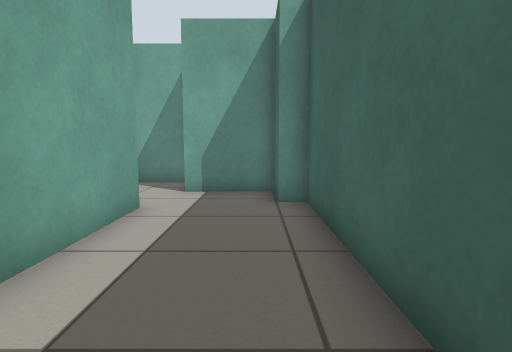
[1] (above)

21 first-person views from a walk through a Gazebo world. The camera is 0.72 m above the floor, tilts 6° down and sees 80° across. The lines on the ground mark 1 m squares. The floor is counted in squares, 0.5 m on a side. Each view is taken from the middle of a square. On the plan, view 1 faces up. The plan holds only what a view shows up to about 14 squares ahead; the rest is blank.

[2]
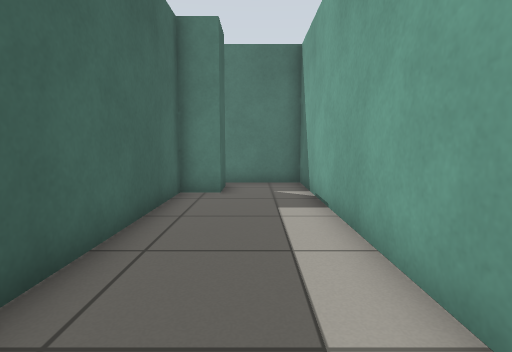

[3]
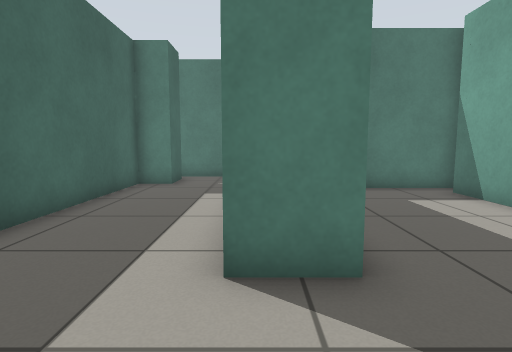

[4]
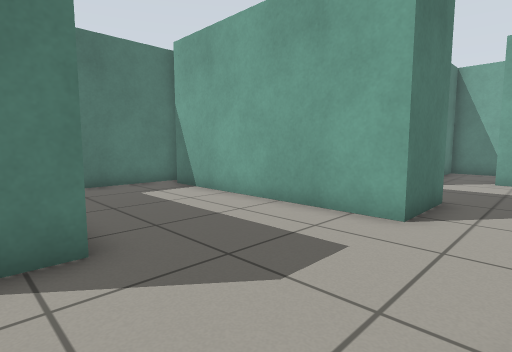

[5]
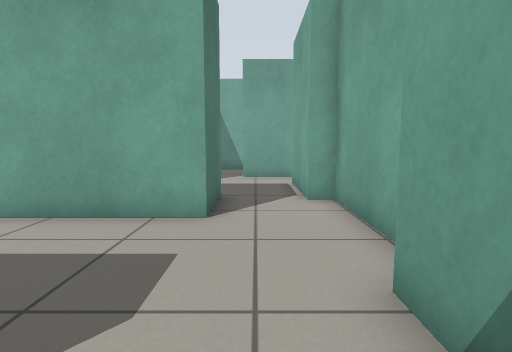

[6]
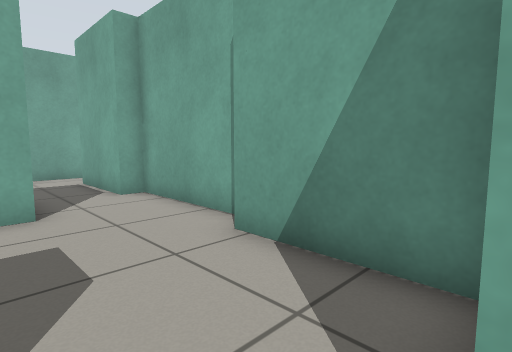

[7]
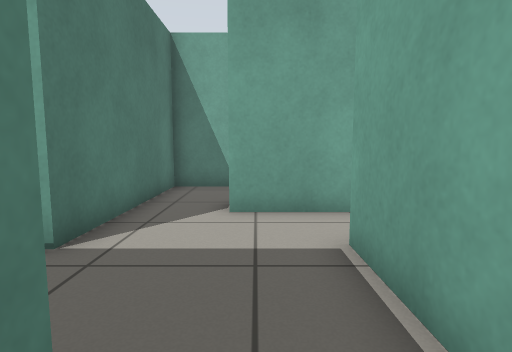

[8]
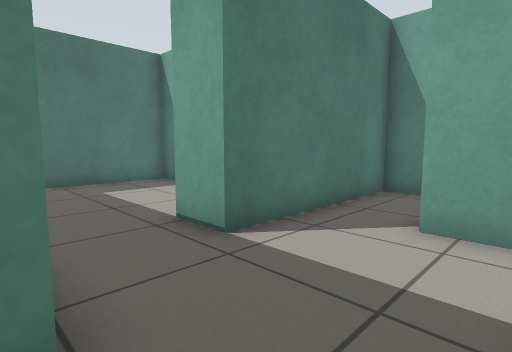

[9]
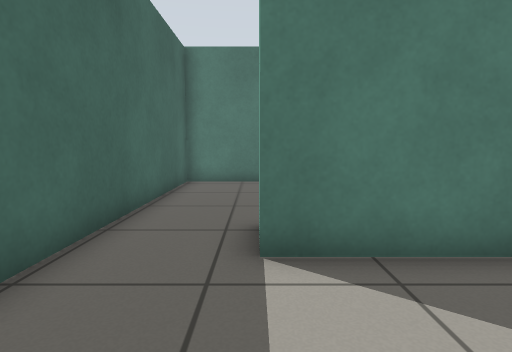

[10]
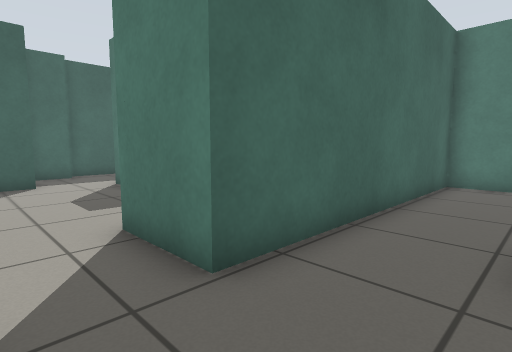

[11]
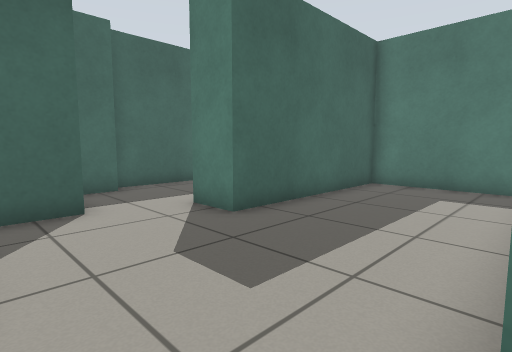

[12]
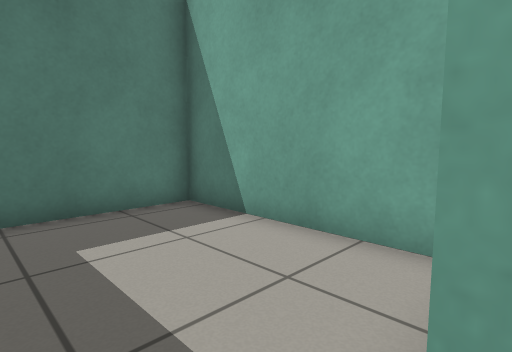

[13]
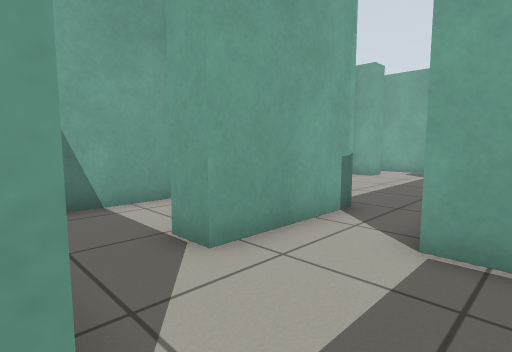

[14]
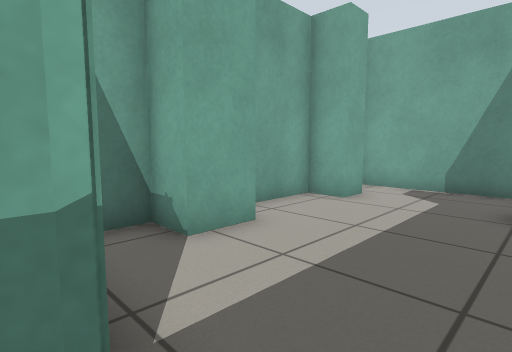

[15]
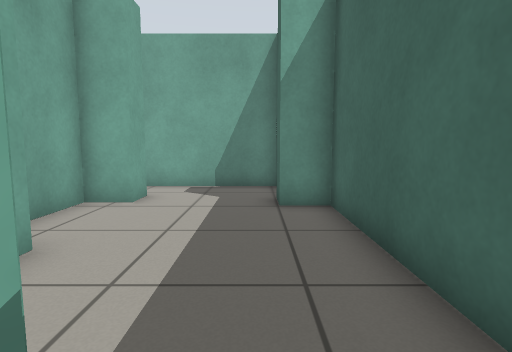

[16]
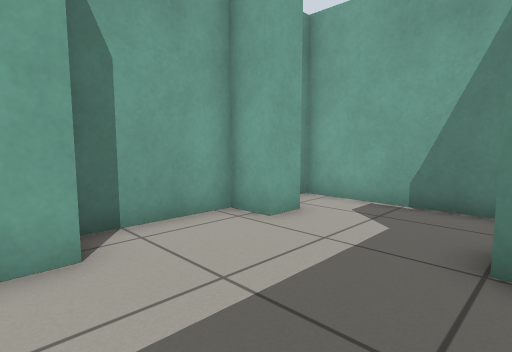

[17]
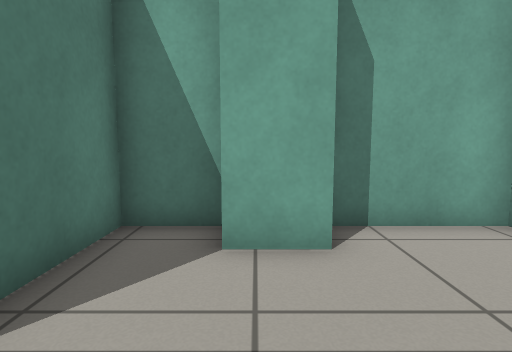

[18]
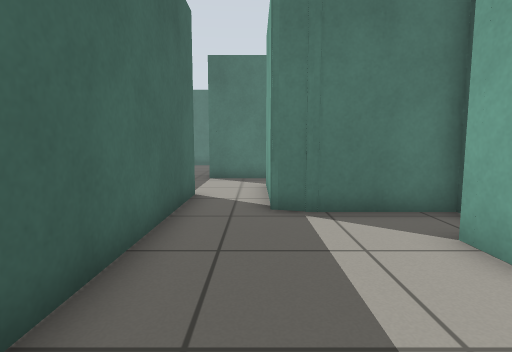

[19]
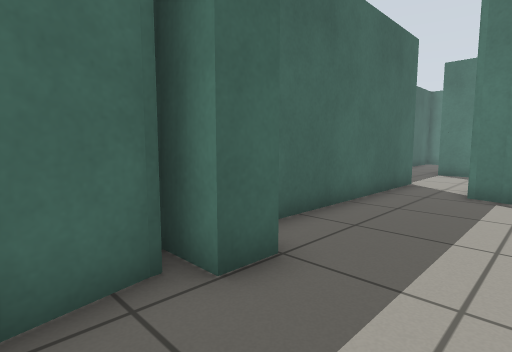

[20]
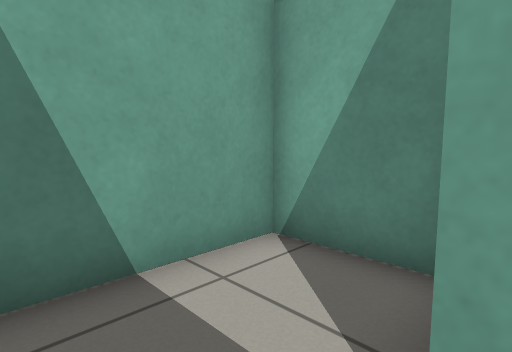

[21]
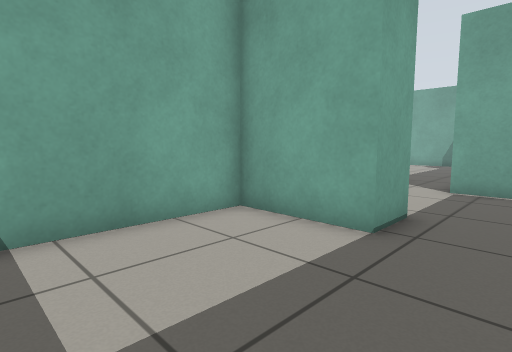

### Floor plan
Points are (right, up) in squares from view 1. A wall is a line through its corners. A room is listed if a view was taken in it or the views show most of it. See-through windows are left out.
Room 1 (views 1, 2, 6)
walls: (-2.7, 6.8) (-2.7, -3.4) (0.4, -3.4); (0.5, 7.4) (0.5, 9.1) (-2.2, 9.1); (0, -2.5) (0, -1) (1.2, -1) (1.2, 7.4)
ways out: opening at (-3.5, 8) to room 2
Room 2 (views 3, 4, 5, 7, 8, 11, 12, 13)
walls: (-11.4, 5.5) (-11.4, 9) (-8.9, 9) (-8.9, 1); (-6.6, 12) (-10.7, 12) (-10.7, 11.3) (-14.3, 11.3); (-2.2, 9.1) (-2.2, 10.5); (-2.4, 11.3) (-5.9, 11.3); (-14.1, 7.2) (-14.1, 5.7); (-9.5, 0.1) (-4.2, 0.1) (-4.2, 6.8) (-2.7, 6.8)
ways out: opening at (-3.5, 8) to room 1; opening at (-14, 9.5) to room 3; opening at (-12.5, 6.5) to room 6
Room 3 (views 9, 10, 20)
walls: (-16.3, 11.4) (-16.3, 9.4) (-17.4, 9.4); (-17.5, 7.2) (-14.1, 7.2)
ways out: opening at (-14, 9.5) to room 2; opening at (-15.5, 12.5) to room 4; opening at (-17, 8.5) to room 7
Room 4 (views 14, 15)
walls: (-17.3, 13.7) (-16.3, 13.4) (-16.3, 11.4); (-19, 15.5) (-20.2, 15.5) (-20.2, 13.6) (-17, 13.6); (-14.3, 11.3) (-14.3, 15.5)
ways out: opening at (-15.5, 12.5) to room 3; opening at (-16.5, 16.5) to room 5
Room 5 (views 16, 17, 18, 19)
walls: (-14.9, 21.3) (-15.3, 23.3) (-20.3, 23.3); (-19, 21.5) (-19, 20.4) (-20.2, 20.4) (-20.2, 17.2); (-19, 17.1) (-19, 15.5); (-14.3, 15.5) (-14.3, 20) (-15.5, 20) (-15.5, 21)
ways out: opening at (-16.5, 16.5) to room 4
Room 6 (view 21)
walls: (-14.1, 5.7) (-17.2, 5.7) (-17.2, -0.7) (-11.4, -0.7) (-11.4, 5.5)
ways out: opening at (-12.5, 6.5) to room 2
Room 7 (no view inside)
walls: (-17.9, 11.6) (-20.2, 11.6) (-20.2, 7.2) (-17.5, 7.2)
ways out: opening at (-17, 8.5) to room 3

Positions as (right, up) in squares from view 1, and headings:
1: (0, 0), facing up
2: (-1, 8), facing down
3: (-3, 10), facing down
4: (-3, 11), facing down-left
5: (-3, 10), facing left
6: (-2, 8), facing up-left
7: (-10, 10), facing left
8: (-11, 11), facing down-left
9: (-14, 11), facing down
10: (-14, 11), facing down-right
11: (-9, 11), facing down-right
12: (-13, 6), facing down-left
13: (-13, 7), facing up-left
14: (-15, 13), facing up-left
15: (-16, 13), facing up
16: (-15, 16), facing up-left
17: (-15, 16), facing left
18: (-16, 20), facing down
19: (-18, 23), facing down-right
20: (-17, 8), facing up-left
21: (-12, 1), facing up-left
